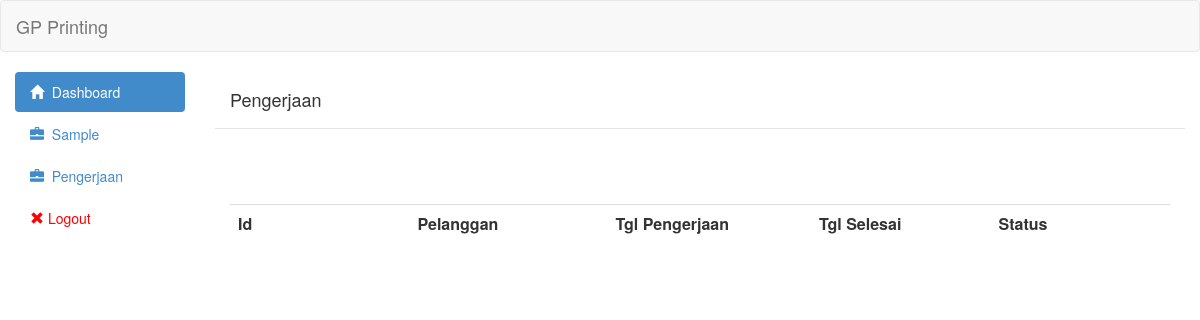
The page /view/pengerjaan.php (signed in) on the database as committed earlier.
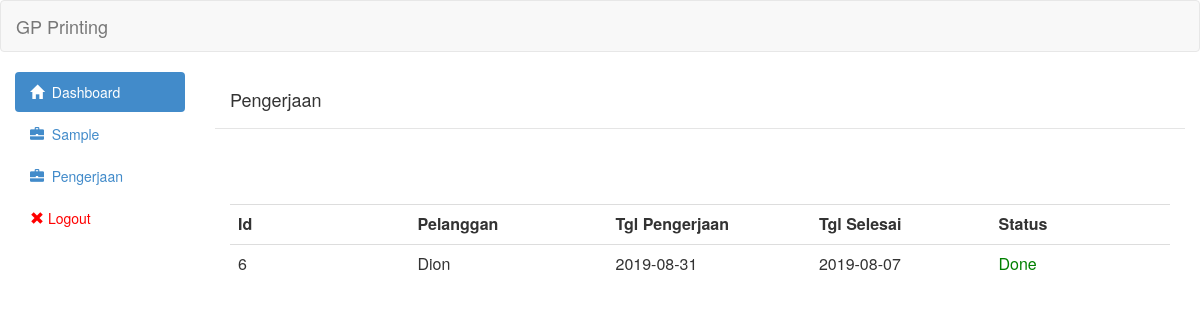
The same page on the database as committed later.
### tables this page shows
CREATE TABLE `pengerjaan` (
  `id` int(11) NOT NULL,
  `id_sample` int(11) NOT NULL,
  `tipe` int(11) NOT NULL,
  `tgl_mulai` date NOT NULL,
  `tgl_selesai` date NOT NULL,
  `status` int(11) NOT NULL,
  `qty_akhir` int(11) NOT NULL,
  `qty_awal` int(11) NOT NULL,
  `keterangan` text NOT NULL
);

CREATE TABLE `pelanggan` (
  `id` int(11) NOT NULL,
  `nama` varchar(255) NOT NULL,
  `alamat` text NOT NULL,
  `no_telepon` varchar(255) NOT NULL
);

### controller/pengerjaan/pengerjaan_show.php (the view, shortened to what this page needs)
<?php
	include('../controller/config/linken.php');
	include('../controller/config/asset.php');
	$queryGetPengerjaan = "SELECT pengerjaan.id,pengerjaan.tgl_mulai,pengerjaan.tgl_selesai,pelanggan.nama,pengerjaan.status FROM pengerjaan join sample on pengerjaan.id_sample = sample.id join pelanggan on sample.id_pelanggan = pelanggan.id ORDER BY pengerjaan.id ASC";
	$resultGetPengerjaan = mysqli_query($link,$queryGetPengerjaan) or die(mysqli_error($link));
	 echo "<table class='table table-hover'><tr>
                        <th class='col-md-1'>Id</th>
                        <th class='col-md-1'>Pelanggan</th>
                        <th class='col-md-1'>Tgl Pengerjaan</th>
						<th class='col-md-1'>Tgl Selesai</th>
                        <th class='col-md-1'>Status</th>
						</tr>";
	while($row = mysqli_fetch_assoc($resultGetPengerjaan)){
	?>
                            <tr onclick='AjaxGetDetailPengerjaan(<?php echo $row["id"];?>)'>
								<td><?php echo $row['id']?></td>
                                <td><?php echo $row['nama']?></td>
                                <td><?php echo $row['tgl_mulai']?></td>
                                <td><?php echo $row['tgl_selesai']?></td>
								<td><?php if($row['status']==0){
									echo "<span style='color:blue'>On-Going</span>";
									}else if($row['status']==1){
										echo "<span style='color:green'>Done</span>";
									}
								;?></td>
                            </tr>
<?php
	}
	echo "</table>"
	?>

Rows that differ between the two databases and show on the page:
added pengerjaan: id "6", pelanggan.nama "Dion", tgl_mulai "2019-08-31", tgl_selesai "2019-08-07", status "Done"
